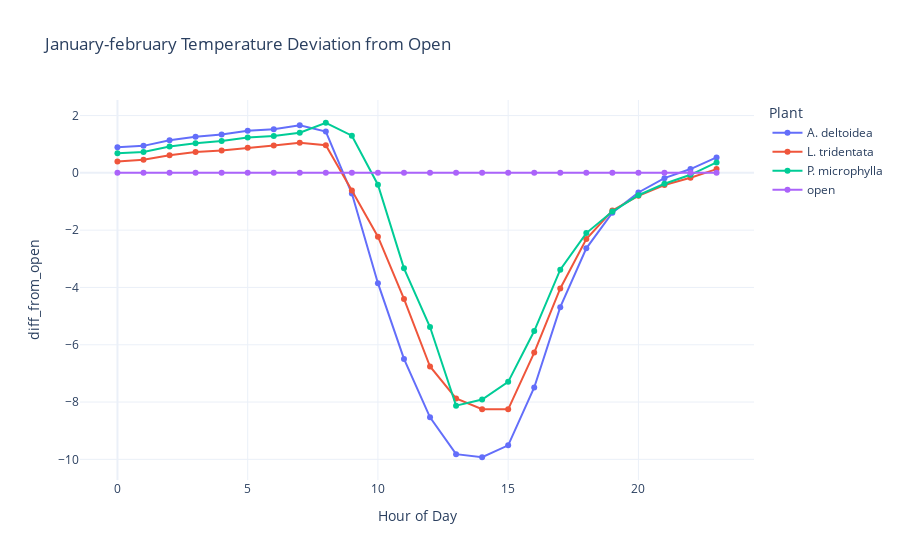

Notebook cell for this chart:
### Code cell
# Hover over plotly line plot
fig = px.line(
    winter_diffs,
    x='hour',
    y='diff_from_open',
    color='plant',
    title='January-february Temperature Deviation from Open',
    labels={
        'hour': 'Hour of Day',
        'temp_diff': 'Temperature Difference (°C)',
        'plant': 'Plant'},
    template='plotly_white',
    markers=True,
    custom_data=['plant'])

fig.update_traces(hovertemplate="<b>%{customdata[0]}</b><br>Hour: %{x}<br>Temp Δ: %{y:.2f}°C")

fig.show()
fig.write_html("winter_open_deviation.html")

### Figure 1 — Plotly figure (JSON) as saved in the notebook; plotly's stock layout.template omitted (floating-point values rounded to 4 significant figures)
{"data": [{"customdata": [["A. deltoidea"], ["A. deltoidea"], ["A. deltoidea"], ["A. deltoidea"], ["A. deltoidea"], ["A. deltoidea"], ["A. deltoidea"], ["A. deltoidea"], ["A. deltoidea"], ["A. deltoidea"], ["A. deltoidea"], ["A. deltoidea"], ["A. deltoidea"], ["A. deltoidea"], ["A. deltoidea"], ["A. deltoidea"], ["A. deltoidea"], ["A. deltoidea"], ["A. deltoidea"], ["A. deltoidea"], ["A. deltoidea"], ["A. deltoidea"], ["A. deltoidea"], ["A. deltoidea"]], "hovertemplate": "<b>%{customdata[0]}</b><br>Hour: %{x}<br>Temp Δ: %{y:.2f}°C", "legendgroup": "A. deltoidea", "line": {"color": "#636efa", "dash": "solid"}, "marker": {"symbol": "circle"}, "mode": "lines+markers", "name": "A. deltoidea", "orientation": "v", "showlegend": true, "type": "scatter", "x": [0, 1, 2, 3, 4, 5, 6, 7, 8, 9, 10, 11, 12, 13, 14, 15, 16, 17, 18, 19, 20, 21, 22, 23], "xaxis": "x", "y": [0.8899, 0.9422, 1.138, 1.261, 1.34, 1.471, 1.526, 1.658, 1.443, -0.7232, -3.851, -6.495, -8.534, -9.818, -9.926, -9.511, -7.49, -4.689, -2.635, -1.391, -0.6848, -0.1842, 0.1327, 0.54], "yaxis": "y"}, {"customdata": [["L. tridentata"], ["L. tridentata"], ["L. tridentata"], ["L. tridentata"], ["L. tridentata"], ["L. tridentata"], ["L. tridentata"], ["L. tridentata"], ["L. tridentata"], ["L. tridentata"], ["L. tridentata"], ["L. tridentata"], ["L. tridentata"], ["L. tridentata"], ["L. tridentata"], ["L. tridentata"], ["L. tridentata"], ["L. tridentata"], ["L. tridentata"], ["L. tridentata"], ["L. tridentata"], ["L. tridentata"], ["L. tridentata"], ["L. tridentata"]], "hovertemplate": "<b>%{customdata[0]}</b><br>Hour: %{x}<br>Temp Δ: %{y:.2f}°C", "legendgroup": "L. tridentata", "line": {"color": "#EF553B", "dash": "solid"}, "marker": {"symbol": "circle"}, "mode": "lines+markers", "name": "L. tridentata", "orientation": "v", "showlegend": true, "type": "scatter", "x": [0, 1, 2, 3, 4, 5, 6, 7, 8, 9, 10, 11, 12, 13, 14, 15, 16, 17, 18, 19, 20, 21, 22, 23], "xaxis": "x", "y": [0.3947, 0.4605, 0.6146, 0.7252, 0.7793, 0.8797, 0.9586, 1.047, 0.9622, -0.6147, -2.226, -4.402, -6.759, -7.874, -8.251, -8.253, -6.274, -4.035, -2.311, -1.314, -0.803, -0.4226, -0.1696, 0.1314], "yaxis": "y"}, {"customdata": [["P. microphylla"], ["P. microphylla"], ["P. microphylla"], ["P. microphylla"], ["P. microphylla"], ["P. microphylla"], ["P. microphylla"], ["P. microphylla"], ["P. microphylla"], ["P. microphylla"], ["P. microphylla"], ["P. microphylla"], ["P. microphylla"], ["P. microphylla"], ["P. microphylla"], ["P. microphylla"], ["P. microphylla"], ["P. microphylla"], ["P. microphylla"], ["P. microphylla"], ["P. microphylla"], ["P. microphylla"], ["P. microphylla"], ["P. microphylla"]], "hovertemplate": "<b>%{customdata[0]}</b><br>Hour: %{x}<br>Temp Δ: %{y:.2f}°C", "legendgroup": "P. microphylla", "line": {"color": "#00cc96", "dash": "solid"}, "marker": {"symbol": "circle"}, "mode": "lines+markers", "name": "P. microphylla", "orientation": "v", "showlegend": true, "type": "scatter", "x": [0, 1, 2, 3, 4, 5, 6, 7, 8, 9, 10, 11, 12, 13, 14, 15, 16, 17, 18, 19, 20, 21, 22, 23], "xaxis": "x", "y": [0.6843, 0.7247, 0.9197, 1.03, 1.113, 1.233, 1.288, 1.402, 1.749, 1.297, -0.4152, -3.333, -5.38, -8.125, -7.912, -7.295, -5.521, -3.379, -2.102, -1.351, -0.7821, -0.3817, -0.06833, 0.3632], "yaxis": "y"}, {"customdata": [["open"], ["open"], ["open"], ["open"], ["open"], ["open"], ["open"], ["open"], ["open"], ["open"], ["open"], ["open"], ["open"], ["open"], ["open"], ["open"], ["open"], ["open"], ["open"], ["open"], ["open"], ["open"], ["open"], ["open"]], "hovertemplate": "<b>%{customdata[0]}</b><br>Hour: %{x}<br>Temp Δ: %{y:.2f}°C", "legendgroup": "open", "line": {"color": "#ab63fa", "dash": "solid"}, "marker": {"symbol": "circle"}, "mode": "lines+markers", "name": "open", "orientation": "v", "showlegend": true, "type": "scatter", "x": [0, 1, 2, 3, 4, 5, 6, 7, 8, 9, 10, 11, 12, 13, 14, 15, 16, 17, 18, 19, 20, 21, 22, 23], "xaxis": "x", "y": [0.0, 0.0, 0.0, 0.0, 0.0, 0.0, 0.0, 0.0, 0.0, 0.0, 0.0, 0.0, 0.0, 0.0, 0.0, 0.0, 0.0, 0.0, 0.0, 0.0, 0.0, 0.0, 0.0, 0.0], "yaxis": "y"}], "layout": {"legend": {"title": {"text": "Plant"}, "tracegroupgap": 0}, "title": {"text": "January-february Temperature Deviation from Open"}, "xaxis": {"anchor": "y", "domain": [0, 1], "title": {"text": "Hour of Day"}}, "yaxis": {"anchor": "x", "domain": [0, 1], "title": {"text": "diff_from_open"}}}}
